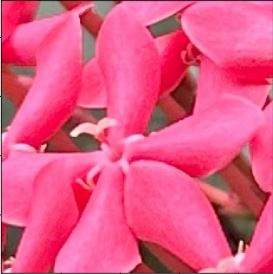
%> input picture LabAct2/flower.jpg, 273 x 274 px
$ octave LabAct2_Octave.m   (GNU Octave 9; MATLAB toolbox functions it lacks are replaced by stand-ins)
%> lines starting %> are read from the running program, lines starting %| are printed output that depends on the picture
pkg load image

% Read an image
img = imread('C:\Users\user\Downloads\IMG Color\flower.jpg');
%> img is the input picture: size 274x273x3 uint8; mean R, G, B 228.6, 86.6, 133.4

% Display the original image
figure(1);
imshow(img);
title('Original Image');

% Get image dimensions (rows, columns, color channels)
[rows, cols, channels] = size(img);
%> rows = 274; cols = 273; channels = 3
disp(['Image size: ', num2str(rows), ' x ', num2str(cols), ' x ', num2str(channels)]);
%| Image size: 274 x 273 x 3

% Check color model (grayscale or RGB)
if channels == 1
    disp('Color Model: Grayscale');
else
    disp('Color Model: RGB');
end

% Access individual pixels (example: center pixel)
center_row = floor(rows / 2) + 1;
%> center_row = 138
center_col = floor(cols / 2) + 1;
%> center_col = 137
center_pixel = img(center_row, center_col, :);
%> center_pixel = [255 200 243]
disp(['Center pixel value: ', num2str(center_pixel(:)')]);
%| Center pixel value: 255  200  243

% Basic arithmetic operations (add constant value to all pixels)
brightened_img = img + 50;
figure(2);
imshow(brightened_img);
title('Image Brightened');

% Basic geometric operation (flipping image horizontally)
flipped_img = fliplr(img);
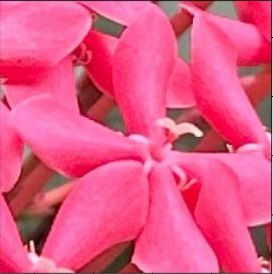
%> flipped_img: size 274x273x3 uint8; mean R, G, B 228.6, 86.6, 133.4; mean of the top-left, top-right, bottom-left and bottom-right quarters 151.4, 150.6, 139.9, 156.2
figure(3);
imshow(flipped_img);
title('Image Flipped Horizontally');

% Other functionalities

% Individual color channels

% Red
img_red = img;
img_red(:,:,2) = 0;
img_red(:,:,3) = 0;
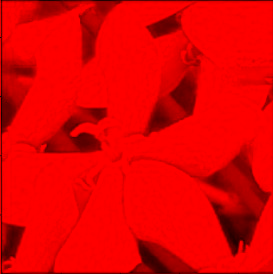
%> img_red: size 274x273x3 uint8; mean R, G, B 228.6, 0, 0
figure(4);
imshow(img_red);
title('Red');

% Green
img_green = img;
img_green(:,:,1) = 0;
img_green(:,:,3) = 0;
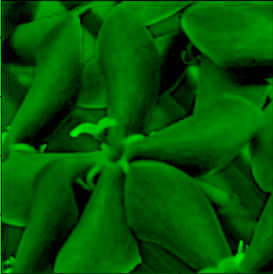
%> img_green: size 274x273x3 uint8; mean R, G, B 0, 86.6, 0
figure(5);
imshow(img_green);
title('Green');

% Blue
img_blue = img;
img_blue(:,:,1) = 0;
img_blue(:,:,2) = 0;
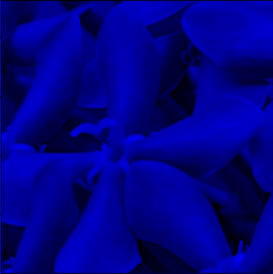
%> img_blue: size 274x273x3 uint8; mean R, G, B 0, 0, 133.4
figure(6);
imshow(img_blue);
title('Blue');

% Other arithmetic operations

% Darken Image by subtraction
darkened_img = img - 50;
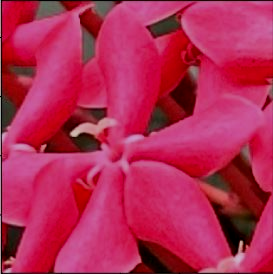
%> darkened_img: size 274x273x3 uint8; mean R, G, B 178.7, 41.2, 84.2
figure(8)
imshow(darkened_img);
title('Darkened Image');

% Brightness increase by multiplying to 4
more_brightened_img = img * 4;
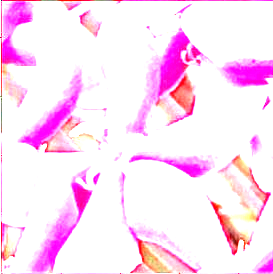
%> more_brightened_img: size 274x273x3 uint8; mean R, G, B 254.7, 223.9, 246.9
figure(9)
imshow(more_brightened_img);
title('Brightness multiplied increase');

% Other geometric operation (rotate)
rotated_img = imrotate(img,50);
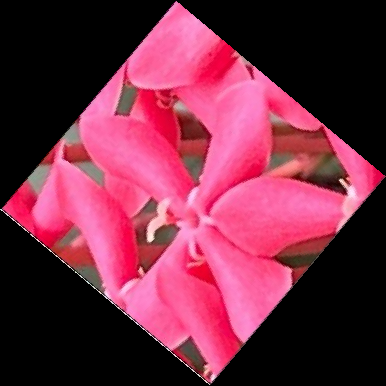
%> rotated_img: size 386x386x3 uint8; mean R, G, B 114.8, 43.5, 67
figure(10);
imshow(rotated_img);
title('Rotate image by 50 degrees');

imwrite(brightened_img, 'C:\Users\user\Downloads\IMG Color\brightened_img.jpg');
imwrite(flipped_img, 'C:\Users\user\Downloads\IMG Color\flipped_img.jpg');
imwrite(img_red, 'C:\Users\user\Downloads\IMG Color\img_red.jpg');
imwrite(img_green, 'C:\Users\user\Downloads\IMG Color\img_green.jpg');
imwrite(img_blue, 'C:\Users\user\Downloads\IMG Color\img_blue.jpg');
imwrite(darkened_img, 'C:\Users\user\Downloads\IMG Color\darkened_img.jpg');
imwrite(more_brightened_img, 'C:\Users\user\Downloads\IMG Color\more_brightened_img.jpg');
imwrite(rotated_img, 'C:\Users\user\Downloads\IMG Color\rotated_img.jpg');
